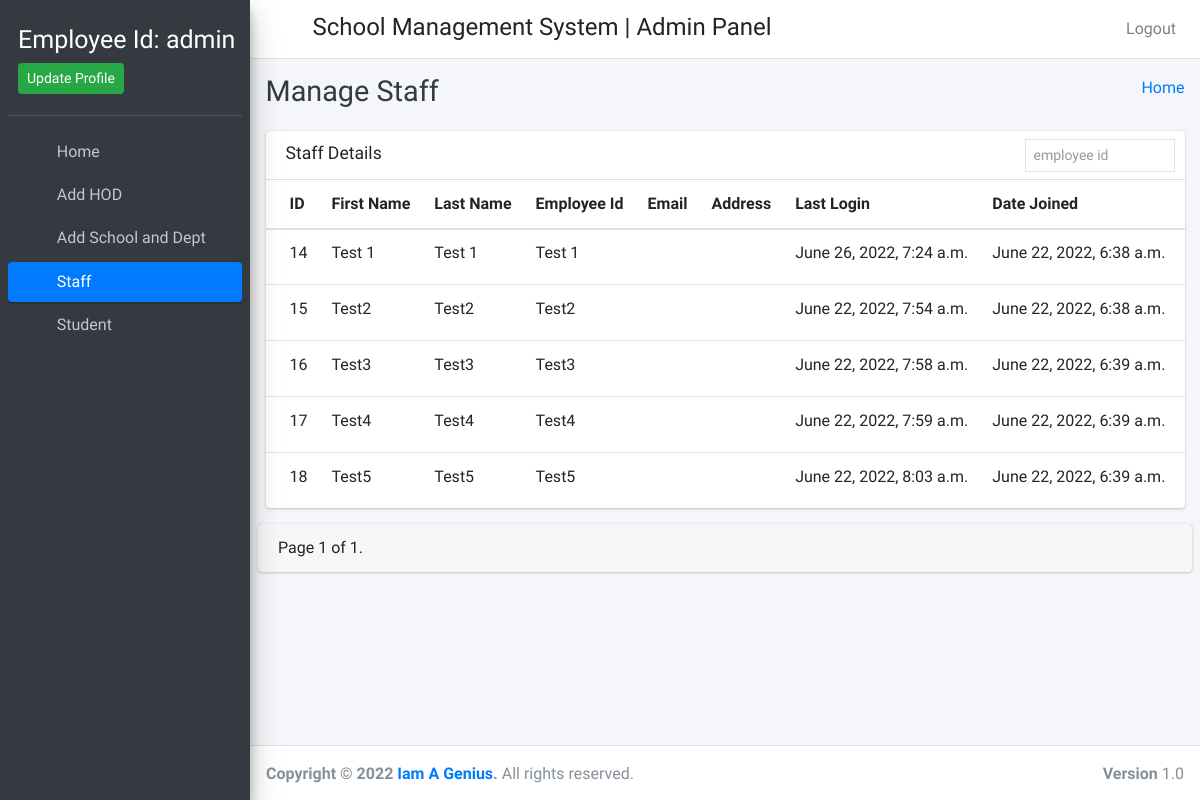
Screenshot of /Staff (signed in) with the database file from the repository.
### Student/models.py (models this page shows)
class CustomUser(AbstractUser):
    user_type_data=((1,"HOD"),(3,"staff"),(4,"student"),(2,"admin"))
    user_type= models.CharField(default=1, choices=user_type_data,max_length=10)

class staff(models.Model):
    id = models.AutoField(primary_key=True)
    admin = models.OneToOneField(CustomUser, on_delete=models.CASCADE)
    address = models.TextField()
    dept_id = models.ForeignKey(department, on_delete=models.SET_DEFAULT, default=1)
    created_at = models.DateTimeField(auto_now_add=True)
    updated_at = models.DateTimeField(auto_now_add=True)
    fcm_token=models.TextField(default="")
    objects=models.Manager()

### Student/admin_views.py (the view)
# urls.py: path('Staff',admin_views.Staff,name="Staff"),
def Staff(request):
    staf = staff.objects.all()
    filterstaf = StaffFilter(request.GET,queryset=staf)
    staf = filterstaf.qs
    paginator = Paginator(staf, 10)
    page = request.GET.get('page',1)
    page_obj = paginator.get_page(page)
    page_range = paginator.get_elided_page_range(number=page,on_each_side=3,on_ends=2)
    try:
        staf = paginator.page(page)
    except PageNotAnInteger:
        staf = paginator.page(1)
    except EmptyPage:
        staf = paginator.page(paginator.num_pages)
    context = {
        'staf':staf,
        'filterstaf':filterstaf.form,
        'page_obj':page_obj,
        'page_range':page_range
    }
    return render(request,'admin_template/manage_staff.html',context)

### templates/admin_template/manage_staff.html (shortened to what this page needs)
{% extends 'admin_template/base.html' %}
{% block page_title %} Manage Staff {% endblock page_title %}
{% load static %}
{% load i18n %}
{% block main_content %}
<section class="content" xmlns="http://www.w3.org/1999/html">
    <div class="container-fluid">
       <div class="row">
          <div class="col-12">
            <div class="card">
              <div class="card-header">
                  <h3 class="card-title">Staff Details</h3>
                  <div class="card-tools">
                    <form method="get" class="form-inline">
                      <div class="input-group input-group-sm border" style="width: 150px;">
                        {{filterstaf.admin__username}}
                        <div class="input-group-append">
                          <button class="btn" type="submit">
                            <i class="fas fa-search"></i>
                          </button>
                        </div>
                      </div>
                    </form>
                  </div>
              </div>
              <div class="card-body table-responsive p-0">
                <table class="table table-hover text-nowrap">
                  <thead>
                    <tr>
                      <th>ID</th>
                      <th>First Name</th>
                      <th>Last Name</th>
                      <th>Employee Id</th>
                      <th>Email</th>
                      <th>Address</th>
                      <th>Last Login</th>
                      <th>Date Joined</th>
                      <th>Action</th>
                    </tr>
                  </thead>
                  <tbody>
                  {% for staff in staf %}
                    <tr>
                      {% if staff.admin.id == 3 %}
                      {% else %}
                          <td>{{ staff.id }}</td>
                          <td>{{ staff.admin.first_name }}</td>
                          <td>{{ staff.admin.last_name }}</td>
                          <td>{{ staff.admin.username }}</td>
                          <td>{{ staff.admin.email }}</td>
                          <td>{{ staff.address }}</td>
                          <td>{{ staff.admin.last_login }}</td>
                          <td>{{ staff.admin.date_joined }}</td>
                          <td>
                          </td>
                      {% endif %}
                    </tr>
                  {% endfor %}
                  </tbody>
                </table>
              </div>
            </div>
          </div>
        </div>
      </div>
      <div class="card">
           <div class="card-footer">
              <div class="row">
                  <div class="col-lg-6">
                      <div class="pagination">
                          <span class="step-links">
                              <span class="current">
                                   Page  {{ page_obj.number }}  of  {{ page_obj.paginator.num_pages }}.
                              </span>
                          </span>
                      </div>
                  </div>
                  <div class="col-lg-6">
                  </div>
              </div>
          </div>
      </div>
</section>
{% endblock main_content %}

### templates/admin_template/sidebar.html (shortened to what this page needs)
{% load static %}
<aside class="main-sidebar sidebar-dark-primary elevation-4">
    <div class="sidebar">
      <div class="user-panel mt-3 pb-3 mb-3 d-flex username">
        <div class="info">
            Employee Id:&nbsp;{{ user.username }}
          <a href="{% url 'Admin' %}" class="d-block"><button class="btn btn-sm btn-success">Update Profile</button></a>
        </div>
      </div>
      <nav class="mt-2">
        <ul class="nav nav-pills nav-sidebar flex-column" data-widget="treeview" role="menu" data-accordion="false">
          <li class="nav-item">
            {% url 'home' as home %}
            {% url 'Admin' as Admin %}
            <a href="{{ home }}" class="nav-link {% if request.path == Admin %} active {% endif %} {% if request.path == home %} active {% endif %} ">
              <i class="nav-icon fas fa-home"></i>
              <p>
                Home
              </p>
            </a>
          </li>
          <li class="nav-item">
            {% url 'add_hod' as add_hod %}
            {% url 'delete_hod'  id=id as delete_hod %}
            {% url 'hod_edit'  hod_id=hod_id as hod_edit %}
            <a href="{{ add_hod }}" class="nav-link {% if request.path == add_hod %} active {% endif %} {% if request.path == hod_edit %} active {% endif %} {% if request.path == delete_hod %} active {% endif %} ">
              <i class="nav-icon fas fa-user"></i>
              <p>
               Add HOD
              </p>
            </a>
          </li>
          <li class="nav-item">
            {% url 'add_school' as add_school %}
            {% url 'edit_school' id=id as edit_school %}
            {% url 'edit_dept' id=id as edit_dept %}
            <a href="{{ add_school }}" class="nav-link {% if request.path == add_school %} active {% endif %} {% if request.path == edit_school %} active {% endif %} {% if request.path == edit_dept %} active {% endif %}">
              <i class="nav-icon fas fa-database"></i>
              <p>
               Add School and Dept
              </p>
            </a>
          </li>
          <li class="nav-item">
            {% url 'Staff' as Staff %}
            {% url 'delete_staff' id=id as delete_staff %}
            {% url 'staff_edit' staff_id=staff_id as staff_edit %}
            <a href="{{ Staff }}" class="nav-link {% if request.path == Staff %} active {% endif %} {% if request.path == staff_edit %} active {% endif %} {% if request.path == delete_staff %} active {% endif %} ">
              <i class="nav-icon fas fa-universal-access"></i>
              <p>
                Staff
              </p>
            </a>
          </li>
          <li class="nav-item">
            {% url 'Student' as Student %}
            {% url 'delete_student' id=id as delete_student %}
            {% url 'student_edit' student_id=student_id as student_edit %}
            <a href="{{ Student }}" class="nav-link {% if request.path == delete_student %} active {% endif %} {% if request.path == Student %} active {% endif %} {% if request.path == student_edit %} active {% endif %}">
              <i class="nav-icon fas fa-child"></i>
              <p>
                Student
              </p>
            </a>
          </li>
        </ul>
      </nav>
    </div>
  </aside>

### templates/admin_template/sidebar.html (style rules this page uses)
.user-panel.mt-3.pb-3.mb-3.d-flex.username { color:#fff; height:100px; font-size:25px }

### rows the page displays
CustomUser: username "admin"
staff: id "14", admin.first_name "Test 1", admin.last_name "Test 1", admin.username "Test 1", admin.last_login "June 26, 2022, 7:24 a.m.", admin.date_joined "June 22, 2022, 6:38 a.m."
staff: id "15", admin.first_name "Test2", admin.last_name "Test2", admin.username "Test2", admin.last_login "June 22, 2022, 7:54 a.m.", admin.date_joined "June 22, 2022, 6:38 a.m."
staff: id "16", admin.first_name "Test3", admin.last_name "Test3", admin.username "Test3", admin.last_login "June 22, 2022, 7:58 a.m.", admin.date_joined "June 22, 2022, 6:39 a.m."
staff: id "17", admin.first_name "Test4", admin.last_name "Test4", admin.username "Test4", admin.last_login "June 22, 2022, 7:59 a.m.", admin.date_joined "June 22, 2022, 6:39 a.m."
staff: id "18", admin.first_name "Test5", admin.last_name "Test5", admin.username "Test5", admin.last_login "June 22, 2022, 8:03 a.m.", admin.date_joined "June 22, 2022, 6:39 a.m."

### other values shown
{{ page_obj.number }} "1"
{{ page_obj.paginator.num_pages }} "1"
